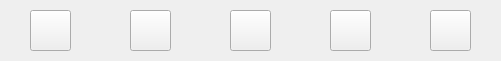
     <widget class="QFrame" name="featureBarEmployee">
      <property name="geometry">
       <rect>
        <x>700</x>
        <y>20</y>
        <width>501</width>
        <height>61</height>
       </rect>
      </property>
      <property name="styleSheet">
       <string notr="true"/>
      </property>
      <property name="frameShape">
       <enum>QFrame::NoFrame</enum>
      </property>
      <widget class="QPushButton" name="addEmployee">
       <property name="geometry">
        <rect>
         <x>30</x>
         <y>10</y>
         <width>41</width>
         <height>41</height>
        </rect>
       </property>
       <property name="cursor">
        <cursorShape>PointingHandCursor</cursorShape>
       </property>
       <property name="text">
        <string/>
       </property>
       <property name="icon">
        <iconset>
         <normaloff>../Resources/Icons/add.png</normaloff>../Resources/Icons/add.png</iconset>
       </property>
       <property name="iconSize">
        <size>
         <width>60</width>
         <height>60</height>
        </size>
       </property>
      </widget>
      <widget class="QPushButton" name="deleteEmployee">
       <property name="geometry">
        <rect>
         <x>130</x>
         <y>10</y>
         <width>41</width>
         <height>41</height>
        </rect>
       </property>
       <property name="cursor">
        <cursorShape>PointingHandCursor</cursorShape>
       </property>
       <property name="text">
        <string/>
       </property>
       <property name="icon">
        <iconset>
         <normaloff>../Resources/Icons/delete.png</normaloff>../Resources/Icons/delete.png</iconset>
       </property>
       <property name="iconSize">
        <size>
         <width>40</width>
         <height>40</height>
        </size>
       </property>
      </widget>
      <widget class="QPushButton" name="updateEmployee">
       <property name="geometry">
        <rect>
         <x>330</x>
         <y>10</y>
         <width>41</width>
         <height>41</height>
        </rect>
       </property>
       <property name="cursor">
        <cursorShape>PointingHandCursor</cursorShape>
       </property>
       <property name="text">
        <string/>
       </property>
       <property name="icon">
        <iconset>
         <normaloff>../Resources/Icons/update.png</normaloff>../Resources/Icons/update.png</iconset>
       </property>
       <property name="iconSize">
        <size>
         <width>60</width>
         <height>60</height>
        </size>
       </property>
      </widget>
      <widget class="QPushButton" name="pdfEmployee">
       <property name="geometry">
        <rect>
         <x>430</x>
         <y>10</y>
         <width>41</width>
         <height>41</height>
        </rect>
       </property>
       <property name="cursor">
        <cursorShape>PointingHandCursor</cursorShape>
       </property>
       <property name="text">
        <string/>
       </property>
       <property name="icon">
        <iconset>
         <normaloff>../Resources/Icons/pdf.png</normaloff>../Resources/Icons/pdf.png</iconset>
       </property>
       <property name="iconSize">
        <size>
         <width>50</width>
         <height>50</height>
        </size>
       </property>
      </widget>
      <widget class="QPushButton" name="sortEmployee">
       <property name="geometry">
        <rect>
         <x>230</x>
         <y>10</y>
         <width>41</width>
         <height>41</height>
        </rect>
       </property>
       <property name="cursor">
        <cursorShape>PointingHandCursor</cursorShape>
       </property>
       <property name="text">
        <string/>
       </property>
       <property name="icon">
        <iconset>
         <normaloff>../Resources/Icons/sort.png</normaloff>../Resources/Icons/sort.png</iconset>
       </property>
       <property name="iconSize">
        <size>
         <width>50</width>
         <height>50</height>
        </size>
       </property>
      </widget>
     </widget>
